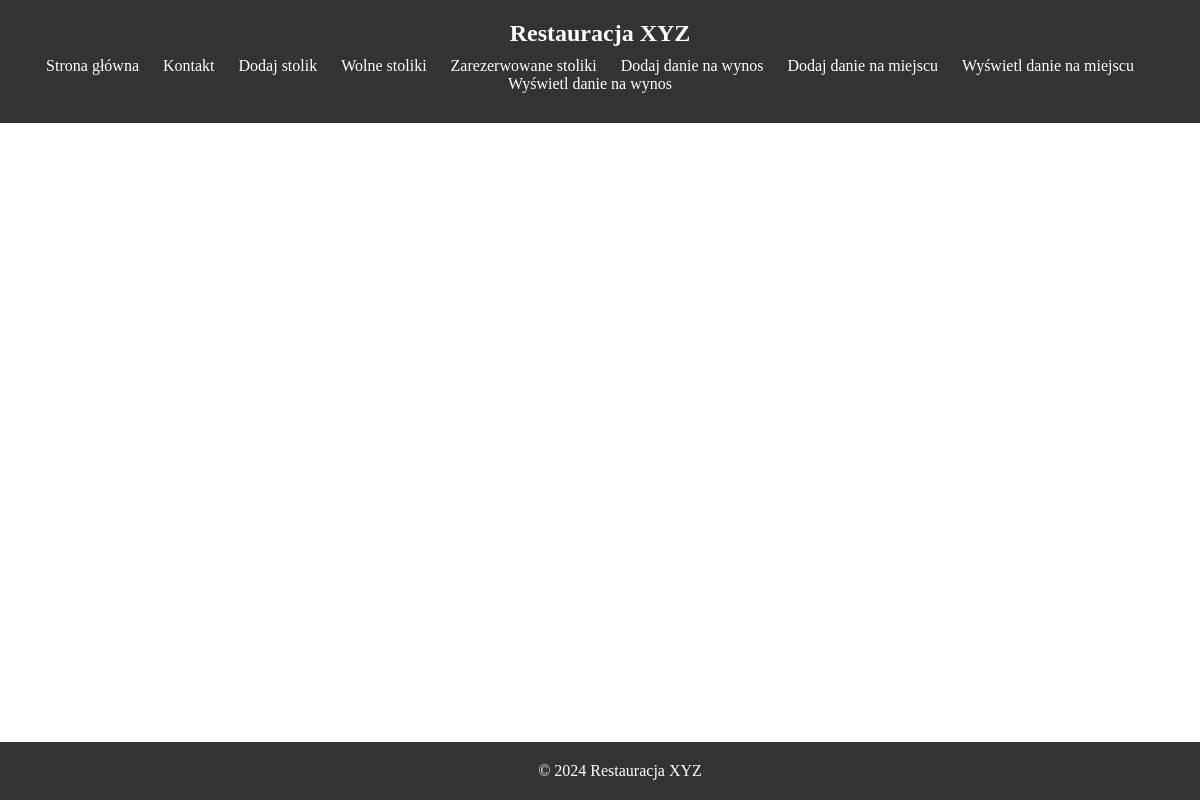
The app's page /wyswietl_na_miejscu, older data.
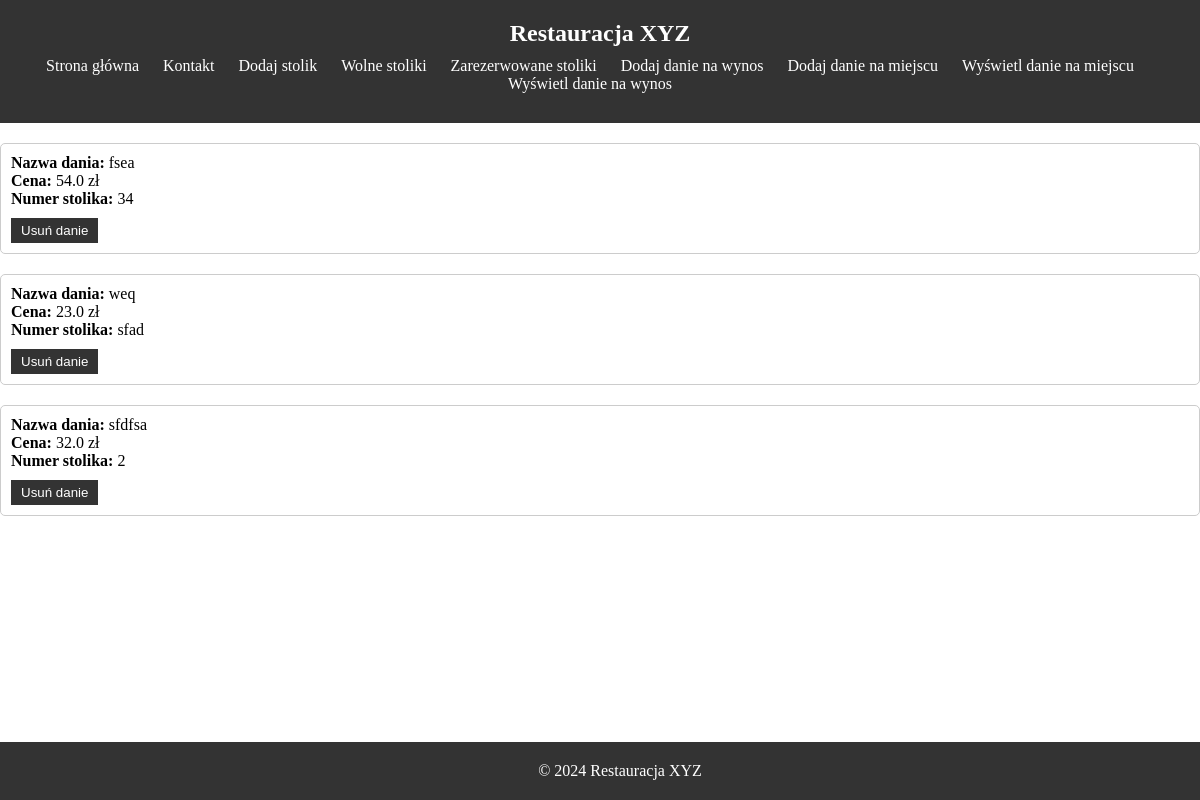
The same page, newer data.
### models.py (models this page shows, shortened)
class Danie(db.Model):
    id = db.Column(db.Integer, primary_key=True)
    nazwa = db.Column(db.String(100), nullable=False)
    cena = db.Column(db.Float, nullable=False)

class NaMiejscu(Danie):
    id = db.Column(db.Integer, db.ForeignKey('danie.id'), primary_key=True)
    nr_stolika = db.Column(db.Integer)

class Danie(db.Model):
    id = db.Column(db.Integer, primary_key=True)
    nazwa = db.Column(db.String(100), nullable=False)
    cena = db.Column(db.Float, nullable=False)

### app.py (the view)
@app.route('/wyswietl_na_miejscu', methods=['GET', 'POST'])
def wyswietl_na_miejscu():
    if request.method == 'POST':
        if request.form['action'] == 'delete':
            id = request.form['danie_na_wynos_id']
            number = NaMiejscu.query.get(id)
            db.session.delete(number)
            db.session.commit()
    result = NaMiejscu.query.all()
    return render_template('wyswietl_na_miejscu.html', result=result)

### templates/wyswietl_na_miejscu.html (shortened to what this page needs)
{% extends "base.html" %}
{% block content %}
    {% for danie_na_wynos in result %}
        <div style="margin-top: 20px; padding: 10px; border: 1px solid #ccc; border-radius: 5px;">
            <p><strong>Nazwa dania:</strong> {{ danie_na_wynos.nazwa }}</p>
            <p><strong>Cena:</strong> {{ danie_na_wynos.cena }} zł</p>
            <p><strong>Numer stolika:</strong> {{ danie_na_wynos.nr_stolika }}</p>
            <form action="{{ url_for('wyswietl_na_miejscu') }}" method="post" style="margin-top: 10px;">
                <input type="submit" value="Usuń danie" style="padding: 5px 10px; background-color: #333; color: #fff; border: none; cursor: pointer;">
            </form>
        </div>
    {% endfor %}
{% endblock %}

Row changes from the older to the newer data that the page shows:
added NaMiejscu: nazwa "fsea", cena "54.0", nr_stolika "34"
added NaMiejscu: nazwa "weq", cena "23.0", nr_stolika "sfad"
added NaMiejscu: nazwa "sfdfsa", cena "32.0", nr_stolika "2"
